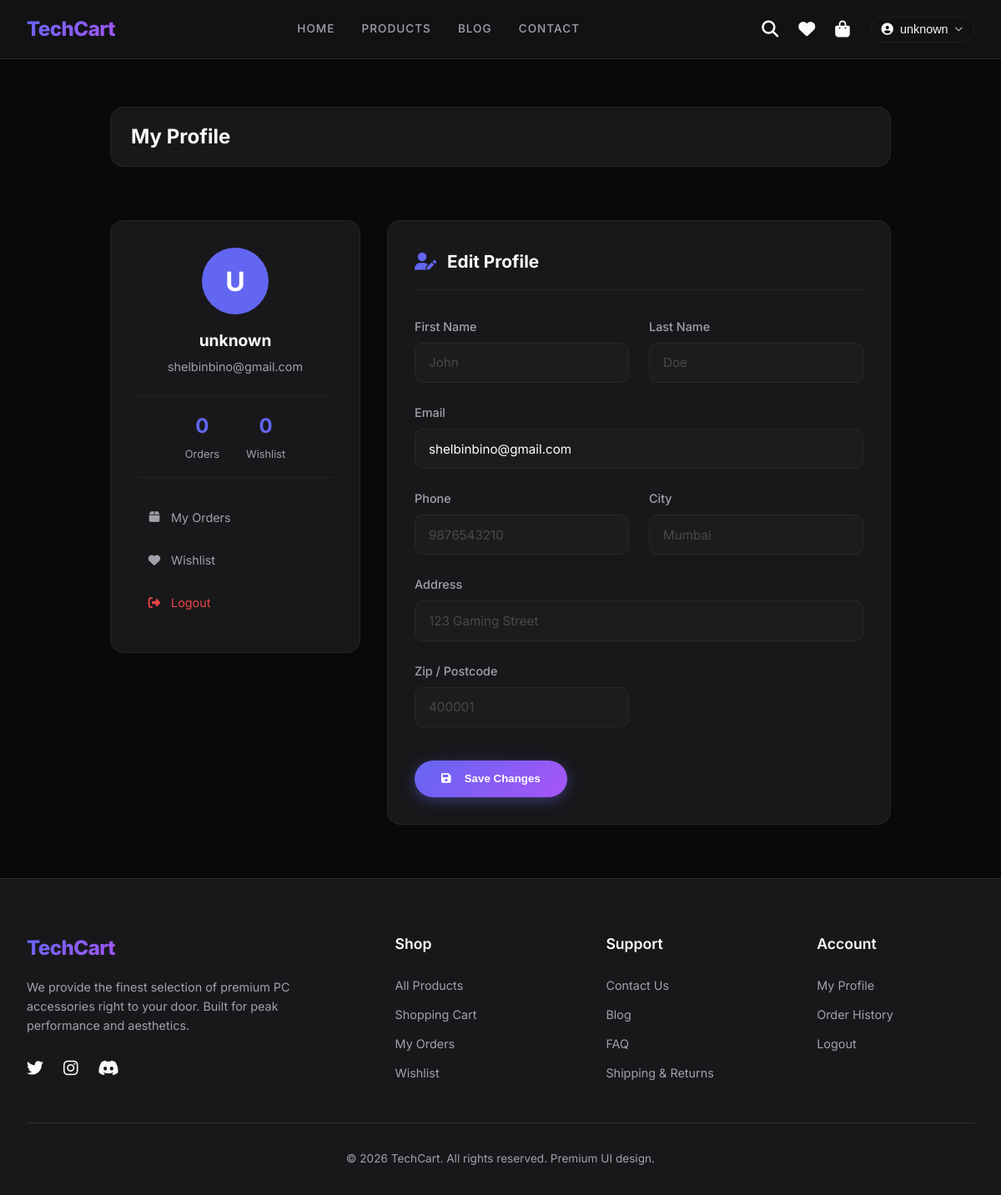
The app's page /profile/ (signed in) with its own data.
### customer_app/models.py (models this page shows, shortened)
class User(AbstractUser):
    ROLE_CHOICES = (
        ('admin', 'Admin'),
        ('user', 'User'),
    )
    role = models.CharField(max_length=10, choices=ROLE_CHOICES, default='user')
    phone = models.CharField(max_length=20, blank=True, null=True)
    address = models.TextField(blank=True, null=True)
    city = models.CharField(max_length=100, blank=True, null=True)
    zipcode = models.CharField(max_length=20, blank=True, null=True)

### customer_app/views.py (the view, shortened to what this page needs)
# urls.py: path('profile/', views.profile, name='profile'),
@login_required(login_url='customer_login')
def profile(request):
    user = request.user
    recent_orders = Order.objects.filter(user=user)[:5]
    return render(request, 'customer_app/profile.html', {
        'user': user,
        'recent_orders': recent_orders,
        'cart_count': _cart_count(request),
    })

### customer_app/context_processors.py (called while the page is built)
def cart_context(request):
    cart = request.session.get('cart', {})
    cart_count = sum(cart.values()) if cart else 0
    return {'cart_count': cart_count}

### customer_app/views.py (called while the page is built)
def _get_cart(request):
    return request.session.get('cart', {})

def _cart_count(request):
    cart = _get_cart(request)
    return sum(cart.values())

### customer_app/templates/customer_app/profile.html (shortened to what this page needs)
{% extends "customer_app/base.html" %}
{% load static %}
{% block content %}
<div class="shop-layout" style="grid-template-columns: 1fr; margin-top: 8rem; max-width: 1000px;">
    <div class="shop-header">
        <h1 class="shop-title">My Profile</h1>
    </div>
    <div style="display: grid; grid-template-columns: 300px 1fr; gap: 2rem; align-items: start;">
        <div style="background: var(--bg-surface); border: 1px solid var(--card-border); border-radius: 16px; padding: 2rem; text-align: center;">
            <div style="width: 80px; height: 80px; border-radius: 50%; background: linear-gradient(135deg, var(--accent-color), #6366f1); display: flex; align-items: center; justify-content: center; margin: 0 auto 1rem; font-size: 2rem; font-weight: 700; color: white;">
                {{ user.username|first|upper }}
            </div>
            <h3 style="font-size: 1.2rem; font-weight: 700; margin-bottom: 0.25rem;">{{ user.get_full_name|default:user.username }}</h3>
            <p style="color: var(--text-secondary); font-size: 0.9rem; margin-bottom: 1.5rem;">{{ user.email }}</p>
            <div class="profile-stats">
                <div class="stat-item">
                    <span class="stat-value">{{ recent_orders|length }}</span>
                    <span class="stat-label">Orders</span>
                </div>
                <div class="stat-item">
                    <span class="stat-value">{{ user.wishlist.count }}</span>
                    <span class="stat-label">Wishlist</span>
                </div>
            </div>
            <div style="margin-top: 1.5rem; text-align: left;">
                <a href="{% url 'order_history' %}" class="profile-nav-link">
                    <i class="fas fa-box"></i> My Orders
                </a>
                <a href="{% url 'wishlist' %}" class="profile-nav-link">
                    <i class="fas fa-heart"></i> Wishlist
                </a>
                <a href="{% url 'customer_logout' %}" class="profile-nav-link" style="color: #ef4444;">
                    <i class="fas fa-sign-out-alt"></i> Logout
                </a>
            </div>
        </div>
        <div style="background: var(--bg-surface); border: 1px solid var(--card-border); border-radius: 16px; padding: 2rem;">
            <h2 style="font-size: 1.3rem; font-weight: 700; margin-bottom: 2rem; padding-bottom: 1rem; border-bottom: 1px solid var(--card-border);">
                <i class="fas fa-user-edit" style="color: var(--accent-color); margin-right: 0.5rem;"></i>
                Edit Profile
            </h2>
            <form method="POST" style="display: grid; grid-template-columns: 1fr 1fr; gap: 1.5rem;">
                <div>
                    <label class="form-label">First Name</label>
                    <input type="text" name="first_name" value="{{ user.first_name }}" class="form-input" placeholder="John" pattern="^[a-zA-Z\s]*$" title="First name should only contain letters and spaces." oninput="this.setCustomValidity('')">
                </div>
                <div>
                    <label class="form-label">Last Name</label>
                    <input type="text" name="last_name" value="{{ user.last_name }}" class="form-input" placeholder="Doe" pattern="^[a-zA-Z\s]*$" title="Last name should only contain letters and spaces." oninput="this.setCustomValidity('')">
                </div>
                <div style="grid-column: 1 / span 2;">
                    <label class="form-label">Email</label>
                    <input type="email" name="email" value="{{ user.email }}" class="form-input" placeholder="john@example.com" required pattern="[a-z0-9._%+\-]+@[a-z0-9.\-]+\.[a-z]{2,}$" title="Please enter a valid email address." oninput="this.setCustomValidity('')">
                </div>
                <div>
                    <label class="form-label">Phone</label>
                    <input type="tel" name="phone" value="{{ user.phone|default:'' }}" class="form-input" placeholder="9876543210" pattern="^([0-9]{10})?$" title="Phone number must be exactly 10 digits or empty." oninput="this.setCustomValidity('')">
                </div>
                <div>
                    <label class="form-label">City</label>
                    <input type="text" name="city" value="{{ user.city|default:'' }}" class="form-input" placeholder="Mumbai" pattern="^[a-zA-Z\s]*$" title="City name should only contain letters and spaces." oninput="this.setCustomValidity('')">
                </div>
                <div style="grid-column: 1 / span 2;">
                    <label class="form-label">Address</label>
                    <input type="text" name="address" value="{{ user.address|default:'' }}" class="form-input" placeholder="123 Gaming Street">
                </div>
                <div>
                    <label class="form-label">Zip / Postcode</label>
                    <input type="text" name="zipcode" value="{{ user.zipcode|default:'' }}" class="form-input" placeholder="400001" pattern="^([0-9]{6})?$" title="Zip code must be exactly 6 digits or empty." oninput="this.setCustomValidity('')">
                </div>
                <div style="grid-column: 1 / span 2; margin-top: 1rem;">
                    <button type="submit" class="btn-premium" style="padding: 0.9rem 2rem;">
                        <i class="fas fa-save" style="margin-right: 0.5rem;"></i> Save Changes
                    </button>
                </div>
            </form>
        </div>
    </div>
</div>
{% endblock %}

### customer_app/templates/customer_app/base.html (shortened to what this page needs)
{% load static %}
<!DOCTYPE html>
<html lang="en">
<head>
    <link rel="stylesheet" href="https://cdnjs.cloudflare.com/ajax/libs/font-awesome/6.4.0/css/all.min.css">
    <link rel="stylesheet" href="{% static 'customer_app/css/premium.css' %}">
</head>
<body>
    <header class="premium-nav">
        <div class="nav-container">
            <a href="{% url 'home' %}" class="nav-brand">TechCart</a>
            <nav class="nav-links">
                <a href="{% url 'home' %}" class="nav-link">Home</a>
                <a href="{% url 'product_list' %}" class="nav-link">Products</a>
                <a href="{% url 'blog' %}" class="nav-link">Blog</a>
                <a href="{% url 'contact' %}" class="nav-link">Contact</a>
            </nav>
            <div class="nav-icons">
                <a href="#" class="icon-btn search-toggle" title="Search" id="searchToggle"><i class="fas fa-search"></i></a>
                {% if user.is_authenticated %}
                <a href="{% url 'wishlist' %}" class="icon-btn" title="Wishlist"><i class="fas fa-heart"></i></a>
                {% endif %}
                <a href="{% url 'cart' %}" class="icon-btn cart-icon" title="Cart">
                    <i class="fas fa-shopping-bag"></i>
                </a>
                {% if user.is_authenticated %}
                <div class="user-dropdown">
                    <button class="icon-btn user-dropdown-toggle" title="Account">
                        <i class="fas fa-user-circle"></i>
                        <span class="user-name-text">{{ user.username }}</span>
                        <i class="fas fa-chevron-down" style="font-size:0.6rem; opacity:0.7;"></i>
                    </button>
                </div>
                {% else %}
                <a href="{% url 'customer_login' %}" class="icon-btn" title="Login"><i class="far fa-user"></i></a>
                {% endif %}
            </div>
        </div>
    </header>
    <main>
        {% block content %}{% endblock %}
    </main>
    <footer class="premium-footer">
        <div class="footer-grid">
            <div class="footer-col">
                <a href="{% url 'home' %}" class="nav-brand" style="display:inline-block; margin-bottom:1rem;">TechCart</a>
                <p>We provide the finest selection of premium PC accessories right to your door. Built for peak performance and aesthetics.</p>
                <div class="nav-icons" style="margin-top: 1.5rem;">
                    <a href="#" class="icon-btn"><i class="fab fa-twitter"></i></a>
                    <a href="#" class="icon-btn"><i class="fab fa-instagram"></i></a>
                    <a href="#" class="icon-btn"><i class="fab fa-discord"></i></a>
                </div>
            </div>
            <div class="footer-col">
                <h4>Shop</h4>
                <div class="footer-links">
                    <a href="{% url 'product_list' %}">All Products</a>
                    <a href="{% url 'cart' %}">Shopping Cart</a>
                    {% if user.is_authenticated %}
                    <a href="{% url 'order_history' %}">My Orders</a>
                    <a href="{% url 'wishlist' %}">Wishlist</a>
                    {% endif %}
                </div>
            </div>
            <div class="footer-col">
                <h4>Support</h4>
                <div class="footer-links">
                    <a href="{% url 'contact' %}">Contact Us</a>
                    <a href="{% url 'blog' %}">Blog</a>
                    <a href="#">FAQ</a>
                    <a href="#">Shipping & Returns</a>
                </div>
            </div>
            <div class="footer-col">
                <h4>Account</h4>
                <div class="footer-links">
                    {% if user.is_authenticated %}
                    <a href="{% url 'profile' %}">My Profile</a>
                    <a href="{% url 'order_history' %}">Order History</a>
                    <a href="{% url 'customer_logout' %}">Logout</a>
                    {% else %}
                    <a href="{% url 'customer_login' %}">Login</a>
                    <a href="{% url 'customer_register' %}">Register</a>
                    {% endif %}
                </div>
            </div>
        </div>
        <div class="footer-bottom">
            &copy; 2026 TechCart. All rights reserved. Premium UI design.
        </div>
    </footer>
</body>
</html>

### records on screen
User: username "unknown", username|first "U", get_full_name "unknown", email "shelbinbino@gmail.com", wishlist.count "0"

### other values on screen
{{ recent_orders|length }} "0"
